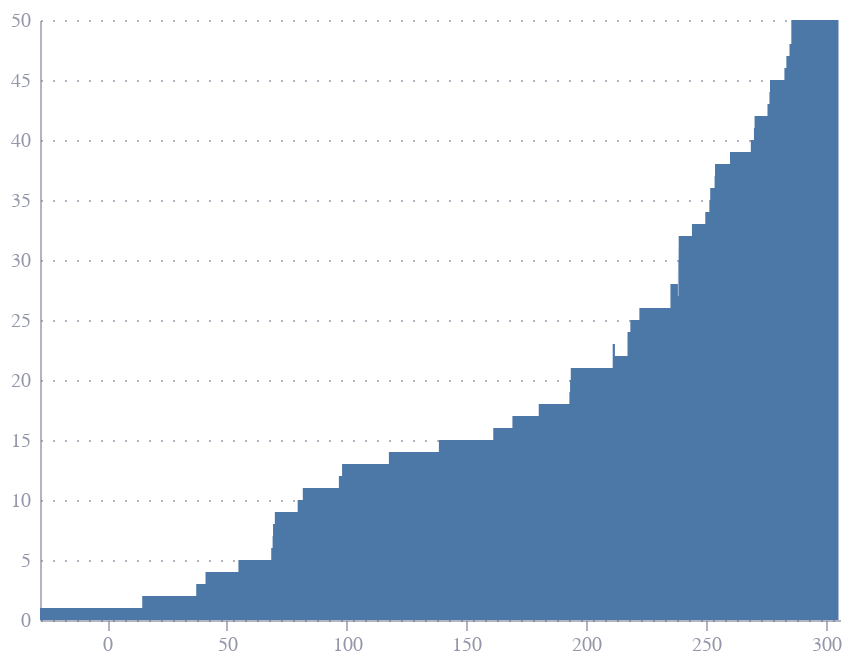

The cell this chart's notebook holds for it:
### Code cell
area

### Figure 1 — Vega-Lite specification as saved in the notebook (floating-point values rounded to 4 significant figures)
{"config": {"font": "Circular Std", "mark": {"line": {"interpolate": "monotone"}}, "view": {"stroke": "transparent", "width": 400, "height": 300}, "range": {"category": ["#36B7B4", "#E6224B", "#F4C245", "#0063AF", "#00A767", "#179FDB", "#EB5C2E"], "diverging": ["#E6224B", "#E54753", "#C9C9C9", "#179FDB", "#122B39"], "heatmap": ["#C9C9C9", "#179FDB", "#0063AF", "#122B39"], "ordinal": ["#00A767", "#36B7B4", "#179FDB", "#0063AF", "#243B5A"]}, "axisX": {"domainColor": "#676A86", "domainOpacity": 0.5, "grid": false, "labelAngle": 0, "labelColor": "#676A86", "labelOpacity": 0.7, "orient": "bottom", "tickColor": "#676A86", "tickCount": 10, "tickOpacity": 0.5, "title": false, "titleAlign": "center", "titleAnchor": "middle", "titleColor": "#676A86", "titleFontSize": 12, "titleOpacity": 0.8, "titleY": -15}, "axisY": {"domainColor": "#676A86", "domainOpacity": 0.5, "gridColor": "#676A86", "gridDash": [1, 5], "gridOpacity": 0.5, "labelColor": "#676A86", "labelOpacity": 0.7, "labelPadding": 5, "tickColor": "#676A86", "tickCount": 8, "tickOpacity": 0.5, "ticks": false, "titleAlign": "left", "titleAngle": 0, "titleBaseline": "bottom", "titleColor": "#676A86", "titleFontSize": 12, "titleOpacity": 0.8, "titleX": 0, "titleY": -7}}, "data": {"name": "data-22f5b3e6881c551aa22d53f8cc88d98d"}, "mark": {"type": "area", "interpolate": "step-before"}, "encoding": {"x": {"field": "end", "scale": {"domain": [-28, 306]}, "title": "Year", "type": "quantitative"}, "y": {"field": "index", "title": "", "type": "quantitative"}}, "$schema": "https://vega.github.io/schema/vega-lite/v5.20.1.json", "datasets": {"data-22f5b3e6881c551aa22d53f8cc88d98d": [{"start": -28.0, "end": -28.0, "index": 0, "name": "", "name.full": null, "birth": null, "death": null, "birth.cty": null, "birth.prv": null, "rise": null, "cause": null, "killer": null, "dynasty": null, "era": null, "notes": null, "verif.who": null}, {"start": -26.04, "end": 14.69, "index": 1, "name": "Augustus", "name.full": "IMPERATOR CAESAR DIVI FILIVS AVGVSTVS", "birth": "0062-09-23", "death": "0014-08-19", "birth.cty": "Rome", "birth.prv": "Italia", "rise": "Birthright", "cause": "Assassination", "killer": "Wife", "dynasty": "Julio-Claudian", "era": "Principate", "notes": "birth, reign.start are BCE. Assign negative for correct ISO 8601 dates. Cause may have been Natural", "verif.who": "Reddit user zonination"}, {"start": 14.71, "end": 37.23, "index": 2, "name": "Tiberius", "name.full": "TIBERIVS CAESAR DIVI AVGVSTI FILIVS AVGVSTVS", "birth": "0041-11-16", "death": "0037-03-16", "birth.cty": "Rome", "birth.prv": "Italia", "rise": "Birthright", "cause": "Assassination", "killer": "Other Emperor", "dynasty": "Julio-Claudian", "era": "Principate", "notes": "birth is BCE. Assign negative for correct ISO 8601 dates. Possibly assassinated by praetorian guard", "verif.who": "Reddit user zonination"}, {"start": 37.21, "end": 41.1, "index": 3, "name": "Caligula", "name.full": "GAIVS IVLIVS CAESAR AVGVSTVS GERMANICVS", "birth": "0012-08-31", "death": "0041-01-24", "birth.cty": "Antitum", "birth.prv": "Italia", "rise": "Birthright", "cause": "Assassination", "killer": "Senate", "dynasty": "Julio-Claudian", "era": "Principate", "notes": "assassination may have only involved the Praetorian Guard", "verif.who": "Reddit user zonination"}, {"start": 41.07, "end": 54.84, "index": 4, "name": "Claudius", "name.full": "TIBERIVS CLAVDIVS CAESAR AVGVSTVS GERMANICVS", "birth": "0009-08-01", "death": "0054-10-13", "birth.cty": "Lugdunum", "birth.prv": "Gallia Lugdunensis", "rise": "Birthright", "cause": "Assassination", "killer": "Wife", "dynasty": "Julio-Claudian", "era": "Principate", "notes": "birth is BCE. Assign negative for correct ISO 8601 dates.", "verif.who": "Reddit user zonination"}, {"start": 54.78, "end": 68.53, "index": 5, "name": "Nero", "name.full": "NERO CLAVDIVS CAESAR AVGVSTVS GERMANICVS", "birth": "0037-12-15", "death": "0068-06-09", "birth.cty": "Antitum", "birth.prv": "Italia", "rise": "Birthright", "cause": "Suicide", "killer": "Senate", "dynasty": "Julio-Claudian", "era": "Principate", "notes": null, "verif.who": "Reddit user zonination"}, {"start": 68.44, "end": 69.12, "index": 6, "name": "Galba", "name.full": "SERVIVS SVLPICIVS GALBA CAESAR AVGVSTVS", "birth": "0002-12-24", "death": "0069-01-15", "birth.cty": "Terracina", "birth.prv": "Italia", "rise": "Seized Power", "cause": "Assassination", "killer": "Other Emperor", "dynasty": "Flavian", "era": "Principate", "notes": "birth is BCE. Assign negative for correct ISO 8601 dates.", "verif.who": "Reddit user zonination"}, {"start": 69.04, "end": 69.29, "index": 7, "name": "Otho", "name.full": "MARCVS SALVIVS OTHO CAESAR AVGVSTVS", "birth": "0032-04-28", "death": "0069-04-16", "birth.cty": "Terentinum", "birth.prv": "Italia", "rise": "Appointment by Praetorian Guard", "cause": "Suicide", "killer": "Other Emperor", "dynasty": "Flavian", "era": "Principate", "notes": null, "verif.who": null}, {"start": 69.29, "end": 70.04, "index": 8, "name": "Vitellius", "name.full": "AVLVS VITELLIVS GERMANICVS AVGVSTVS", "birth": "0015-09-24", "death": "0069-12-20", "birth.cty": "Rome", "birth.prv": "Italia", "rise": "Seized Power", "cause": "Assassination", "killer": "Other Emperor", "dynasty": "Flavian", "era": "Principate", "notes": null, "verif.who": null}, {"start": 69.97, "end": 79.57, "index": 9, "name": "Vespasian", "name.full": "TITVS FLAVIVS CAESAR VESPASIANVS AVGVSTVS", "birth": "0009-11-17", "death": "0079-06-24", "birth.cty": "Falacrine", "birth.prv": "Italia", "rise": "Seized Power", "cause": "Natural Causes", "killer": "Disease", "dynasty": "Flavian", "era": "Principate", "notes": null, "verif.who": null}, {"start": 79.48, "end": 81.72, "index": 10, "name": "Titus", "name.full": "TITVS FLAVIVS CAESAR VESPASIANVS AVGVSTVS", "birth": "0039-12-30", "death": "0081-09-13", "birth.cty": "Rome", "birth.prv": "Italia", "rise": "Birthright", "cause": "Natural Causes", "killer": "Disease", "dynasty": "Flavian", "era": "Principate", "notes": null, "verif.who": null}, {"start": 81.7, "end": 96.78, "index": 11, "name": "Domitian", "name.full": "TITVS FLAVIVS CAESAR DOMITIANVS AVGVSTVS", "birth": "0051-10-24", "death": "0096-09-18", "birth.cty": "Rome", "birth.prv": "Italia", "rise": "Birthright", "cause": "Assassination", "killer": "Court Officials", "dynasty": "Flavian", "era": "Principate", "notes": null, "verif.who": null}, {"start": 96.71, "end": 98.11, "index": 12, "name": "Nerva", "name.full": "MARCVS COCCEIVS NERVA CAESAR AVGVSTVS", "birth": "0030-11-08", "death": "0098-01-27", "birth.cty": "Narni", "birth.prv": "Italia", "rise": "Appointment by Senate", "cause": "Natural Causes", "killer": "Disease", "dynasty": "Nerva-Antonine", "era": "Principate", "notes": null, "verif.who": null}, {"start": 98.07, "end": 117.7, "index": 13, "name": "Trajan", "name.full": "CAESAR MARCVS VLPIVS NERVA TRAIANVS AVGVSTVS", "birth": "0053-09-18", "death": "0117-08-07", "birth.cty": "Italica", "birth.prv": "Hispania Baetica", "rise": "Birthright", "cause": "Natural Causes", "killer": "Disease", "dynasty": "Nerva-Antonine", "era": "Principate", "notes": null, "verif.who": null}, {"start": 117.6, "end": 138.5, "index": 14, "name": "Hadrian", "name.full": "CAESAR PVBLIVS AELIVS TRAIANVS HADRIANVS AVGVSTVS", "birth": "0076-01-24", "death": "0138-07-10", "birth.cty": "Italica", "birth.prv": "Hispania Baetica", "rise": "Birthright", "cause": "Natural Causes", "killer": "Heart Failure", "dynasty": "Nerva-Antonine", "era": "Principate", "notes": null, "verif.who": null}, {"start": 138.5, "end": 161.2, "index": 15, "name": "Antonius Pius", "name.full": "CAESAR TITVS AELIVS HADRIANVS ANTONINVS AVGVSTVS PIVS", "birth": "0086-09-19", "death": "0161-03-07", "birth.cty": "Lanuvium", "birth.prv": "Italia", "rise": "Birthright", "cause": "Natural Causes", "killer": "Disease", "dynasty": "Nerva-Antonine", "era": "Principate", "notes": null, "verif.who": null}, {"start": 161.2, "end": 169.2, "index": 16, "name": "Lucius Verus", "name.full": "CAESAR LVCIVS AVRELIVS VERVS AVGVSTVS", "birth": "0130-12-15", "death": "0169-03-15", "birth.cty": "Rome", "birth.prv": "Italia", "rise": "Birthright", "cause": "Natural Causes", "killer": "Disease", "dynasty": "Nerva-Antonine", "era": "Principate", "notes": "death, reign.end are estimates", "verif.who": null}, {"start": 161.2, "end": 180.2, "index": 17, "name": "Marcus Aurelius", "name.full": "CAESAR MARCVS AVRELIVS ANTONINVS AVGVSTVS", "birth": "0121-04-26", "death": "0180-03-17", "birth.cty": "Rome", "birth.prv": "Italia", "rise": "Birthright", "cause": "Natural Causes", "killer": "Disease", "dynasty": "Nerva-Antonine", "era": "Principate", "notes": null, "verif.who": null}, {"start": 177.0, "end": 193.0, "index": 18, "name": "Commodus", "name.full": "CAESAR MARCVS AVRELIVS COMMODVS ANTONINVS AVGVSTVS", "birth": "0161-08-31", "death": "0192-12-31", "birth.cty": "Lanuvium", "birth.prv": "Italia", "rise": "Birthright", "cause": "Assassination", "killer": "Praetorian Guard", "dynasty": "Nerva-Antonine", "era": "Principate", "notes": "reign.start is only valid for year", "verif.who": null}, {"start": 193.0, "end": 193.3, "index": 19, "name": "Pertinax", "name.full": "CAESAR PVBLIVS HELVIVS PERTINAX AVGVSTVS", "birth": "0126-08-01", "death": "0193-03-28", "birth.cty": "Alba", "birth.prv": "Italia", "rise": "Appointment by Praetorian Guard", "cause": "Assassination", "killer": "Praetorian Guard", "dynasty": "Severan", "era": "Principate", "notes": null, "verif.who": null}, {"start": 193.2, "end": 193.6, "index": 20, "name": "Didius Julianus", "name.full": "CAESAR MARCVS DIDIVS SEVERVS IVLIANVS AVGVSTVS", "birth": "0133-01-30", "death": "0193-07-01", "birth.cty": "Milan", "birth.prv": "Italia", "rise": "Purchase", "cause": "Execution", "killer": "Senate", "dynasty": "Severan", "era": "Principate", "notes": "birth could also be 0137-02-02", "verif.who": null}, {"start": 193.3, "end": 211.1, "index": 21, "name": "Septimus Severus", "name.full": "CAESAR LVCIVS SEPTIMIVS SEVERVS PERTINAX AVGVSTVS", "birth": "0145-04-11", "death": "0211-02-04", "birth.cty": "Leptis Magna", "birth.prv": "Libya", "rise": "Seized Power", "cause": "Natural Causes", "killer": "Disease", "dynasty": "Severan", "era": "Principate", "notes": null, "verif.who": null}, {"start": 198.0, "end": 217.3, "index": 22, "name": "Caracalla", "name.full": "CAESAR MARCVS AVRELIVS SEVERVS ANTONINVS PIVS AVGVSTVS", "birth": "0188-04-04", "death": "0217-04-08", "birth.cty": "Lugdunum", "birth.prv": "Gallia Lugdunensis", "rise": "Birthright", "cause": "Assassination", "killer": "Other Emperor", "dynasty": "Severan", "era": "Principate", "notes": "reign.start is only valid for year", "verif.who": null}, {"start": 209.0, "end": 212.0, "index": 23, "name": "Geta", "name.full": "CAESAR PVBLIVS SEPTIMIVS GETA AVGVSTUS", "birth": "0189-03-07", "death": "0211-12-19", "birth.cty": "Rome", "birth.prv": "Italia", "rise": "Birthright", "cause": "Assassination", "killer": "Other Emperor", "dynasty": "Severan", "era": "Principate", "notes": "reign.start is only valid for year", "verif.who": null}, {"start": 217.3, "end": 218.5, "index": 24, "name": "Macrinus", "name.full": "MARCVS OPELLIVS SEVERVS MACRINVS AVGVSTVS PIVS FELIX", "birth": "0165-01-01", "death": "0218-06-08", "birth.cty": "Iol Caesarea", "birth.prv": "Mauretania", "rise": "Seized Power", "cause": "Execution", "killer": "Other Emperor", "dynasty": "Severan", "era": "Principate", "notes": "birth is only valid for year", "verif.who": null}, {"start": 218.4, "end": 222.2, "index": 25, "name": "Elagabalus", "name.full": "MARCVS AVRELIVS ANTONINVS AVGVSTVS", "birth": "0203-01-01", "death": "0222-03-11", "birth.cty": "Emesa", "birth.prv": "Syria", "rise": "Birthright", "cause": "Assassination", "killer": "Praetorian Guard", "dynasty": "Severan", "era": "Principate", "notes": "birth is only estimate", "verif.who": null}, {"start": 222.2, "end": 235.2, "index": 26, "name": "Severus Alexander", "name.full": "CAESAR MARCVS AVRELIVS SEVERVS ALEXANDER AVGVSTVS", "birth": "0208-10-01", "death": "0235-03-18", "birth.cty": "Arca Caesarea", "birth.prv": "Syria", "rise": "Birthright", "cause": "Assassination", "killer": "Own Army", "dynasty": "Severan", "era": "Principate", "notes": null, "verif.who": null}, {"start": 235.2, "end": 238.5, "index": 27, "name": "Maximinus I", "name.full": "CAESAR GAIVS IVLIVS VERVS MAXIMINVS AVGVSTVS", "birth": "0173-01-01", "death": "0238-06-15", "birth.cty": null, "birth.prv": "Thrace", "rise": "Appointment by Praetorian Guard", "cause": "Assassination", "killer": "Praetorian Guard", "dynasty": "Gordian", "era": "Principate", "notes": "birth is only estimate. Death, reign.end are estimates. birth.prv is estimate", "verif.who": null}, {"start": 238.2, "end": 238.3, "index": 28, "name": "Gordian I", "name.full": "CAESAR MARCVS ANTONIVS GORDIANVS SEMPRONIANVS AFRICANVS AVGVSTVS", "birth": "0159-01-01", "death": "0238-04-12", "birth.cty": null, "birth.prv": "Phrygia", "rise": "Appointment by Senate", "cause": "Suicide", "killer": "Other Emperor", "dynasty": "Gordian", "era": "Principate", "notes": "birth is only estimate.", "verif.who": null}, {"start": 238.2, "end": 238.3, "index": 29, "name": "Gordian II", "name.full": "CAESAR MARCVS ANTONIVS GORDIANVS SEMPRONIANVS ROMANVS AFRICANVS AVGVSTVS", "birth": "0192-01-01", "death": "0238-04-12", "birth.cty": null, "birth.prv": "Unknown", "rise": "Appointment by Senate", "cause": "Execution", "killer": "Other Emperor", "dynasty": "Gordian", "era": "Principate", "notes": "birth is only estimate.", "verif.who": null}, {"start": 238.3, "end": 238.6, "index": 30, "name": "Pupienus", "name.full": "CAESAR MARCVS CLODIVS PVPIENVS MAXIMVS AVGVSTVS", "birth": "0178-01-01", "death": "0238-07-29", "birth.cty": null, "birth.prv": "Unknown", "rise": "Appointment by Senate", "cause": "Assassination", "killer": "Praetorian Guard", "dynasty": "Gordian", "era": "Principate", "notes": "birth is only estimate.", "verif.who": null}, {"start": 238.3, "end": 238.7, "index": 31, "name": "Balbinus", "name.full": "CAESAR DECIMVS CAELIVS CALVINVS BALBINVS PIVS AVGVSTVS", "birth": "0178-01-01", "death": "0238-07-29", "birth.cty": null, "birth.prv": "Unknown", "rise": "Appointment by Senate", "cause": "Assassination", "killer": "Praetorian Guard", "dynasty": "Gordian", "era": "Principate", "notes": "birth is only estimate.", "verif.who": null}, {"start": 238.3, "end": 244.2, "index": 32, "name": "Gordian III", "name.full": "CAESAR MARCVS ANTONIVS GORDIANVS AVGVSTVS", "birth": "0225-01-20", "death": "0244-02-11", "birth.cty": "Rome", "birth.prv": "Italia", "rise": "Appointment by Senate", "cause": "Died in Battle", "killer": "Opposing Army", "dynasty": "Gordian", "era": "Principate", "notes": null, "verif.who": null}, {"start": 244.1, "end": 249.8, "index": 33, "name": "Philip I", "name.full": "CAESAR MARCVS IVLIVS PHILIPPVS AVGVSTVS", "birth": "0204-01-01", "death": "0249-10-01", "birth.cty": "Shahba", "birth.prv": "Syria", "rise": "Seized Power", "cause": "Execution", "killer": "Other Emperor", "dynasty": "Gordian", "era": "Principate", "notes": "reign.end is only estimate", "verif.who": null}, {"start": 249.8, "end": 251.5, "index": 34, "name": "Trajan Decius", "name.full": "CAESAR GAIVS MESSIVS QVINTVS TRAIANVS DECIVS AVGVSTVS", "birth": "0201-01-01", "death": "0251-06-15", "birth.cty": "Budalia", "birth.prv": "Pannonia Inferior", "rise": "Appointment by Army", "cause": "Died in Battle", "killer": "Opposing Army", "dynasty": "Gordian", "era": "Principate", "notes": "birth is only estimate. Reign.end is only estimate. Regin.start is only estimate. Death is only estimate", "verif.who": null}, {"start": 251.5, "end": 251.8, "index": 35, "name": "Hostilian", "name.full": "CAESAR CAIVS VALENS HOSTILIANVS MESSIVS QVINTVS AVGVSTVS", "birth": "0230-01-01", "death": "0251-10-01", "birth.cty": "Sirmium", "birth.prv": "Pannonia", "rise": "Birthright", "cause": "Natural Causes", "killer": "Disease", "dynasty": "Gordian", "era": "Principate", "notes": "birth is only estimate. Reign.end is only estimate. Regin.start is only estimate. Death is only estimate", "verif.who": null}, {"start": 251.5, "end": 253.6, "index": 36, "name": "Trebonianus Gallus", "name.full": "CAESAR GAIVS VIBIVS TREBONIANVS GALLVS AVGVSTVS", "birth": "0206-01-01", "death": "0253-08-15", "birth.cty": null, "birth.prv": "Italia", "rise": "Appointment by Army", "cause": "Assassination", "killer": "Other Emperor", "dynasty": "Gordian", "era": "Principate", "notes": "birth, death, reign.end, reign.start are estimates.", "verif.who": null}, {"start": 253.6, "end": 253.8, "index": 37, "name": "Aemilian", "name.full": "CAESAR MARCVS AEMILIVS AEMILIANVS AVGVSTVS", "birth": "0207-01-01", "death": "0253-10-15", "birth.cty": null, "birth.prv": "Africa", "rise": "Appointment by Army", "cause": "Assassination", "killer": "Other Emperor", "dynasty": "Gordian", "era": "Principate", "notes": "birth, death, reign.end, reign.start are estimates.", "verif.who": null}, {"start": 253.8, "end": 260.1, "index": 38, "name": "Valerian", "name.full": "CAESAR PVBLIVS LICINIVS VALERIANVS AVGVSTVS", "birth": "0195-01-01", "death": "0264-01-01", "birth.cty": null, "birth.prv": "Unknown", "rise": "Appointment by Army", "cause": "Captivity", "killer": "Opposing Army", "dynasty": "Gordian", "era": "Principate", "notes": "birth, death, reign.end, reign.start are estimates.", "verif.who": null}, {"start": 253.8, "end": 268.8, "index": 39, "name": "Gallienus", "name.full": "CAESAR PVBLIVS LICINIVS EGNATIVS GALLIENVS AVGVSTVS", "birth": "0218-01-01", "death": "0268-09-15", "birth.cty": null, "birth.prv": "Unknown", "rise": "Birthright", "cause": "Assassination", "killer": "Own Army", "dynasty": "Gordian", "era": "Principate", "notes": "birth, death, reign.end, reign.start are estimates.", "verif.who": null}, {"start": 268.7, "end": 270.1, "index": 40, "name": "Claudius Gothicus", "name.full": "CAESAR MARCVS AVRELIVS CLAVDIVS AVGVSTVS", "birth": "0213-05-10", "death": "0270-01-15", "birth.cty": "Sirmium", "birth.prv": "Pannonia", "rise": "Seized Power", "cause": "Natural Causes", "killer": "Disease", "dynasty": "Gordian", "era": "Principate", "notes": "birth, death, reign.end, reign.start are estimates.", "verif.who": null}, {"start": 270.0, "end": 270.3, "index": 41, "name": "Quintillus", "name.full": "CAESAR MARCVS AVRELIVS CLAVDIVS QVINTILLVS AVGVSTVS", "birth": "0212-01-01", "death": "0270-04-15", "birth.cty": "Sirmium", "birth.prv": "Pannonia", "rise": "Birthright", "cause": "Unknown", "killer": "Unknown", "dynasty": "Gordian", "era": "Principate", "notes": "birth, death, reign.end, reign.start are estimates.", "verif.who": null}, {"start": 270.7, "end": 275.7, "index": 42, "name": "Aurelian", "name.full": "CAESAR LVCIVS DOMITIVS AVRELIANVS AVGVSTVS", "birth": "0214-09-09", "death": "0275-09-15", "birth.cty": "Sirmium", "birth.prv": "Pannonia", "rise": "Appointment by Army", "cause": "Assassination", "killer": "Praetorian Guard", "dynasty": "Gordian", "era": "Principate", "notes": null, "verif.who": null}, {"start": 275.7, "end": 276.5, "index": 43, "name": "Tacitus", "name.full": "CAESAR MARCVS CLAVDIVSÂ TACITVS AVGVSTVS", "birth": "0200-01-01", "death": "0276-06-15", "birth.cty": "Interamna Nahars", "birth.prv": "Italia", "rise": "Appointment by Senate", "cause": "Natural Causes", "killer": "Disease", "dynasty": "Gordian", "era": "Principate", "notes": "birth, death, reign.end are estimates.", "verif.who": null}, {"start": 276.5, "end": 276.8, "index": 44, "name": "Florian", "name.full": "CAESAR MARCVS ANNIVS FLORIANVS AVGVSTVS", "birth": null, "death": "0276-09-15", "birth.cty": null, "birth.prv": "Unknown", "rise": "Birthright", "cause": "Assassination", "killer": "Own Army", "dynasty": "Gordian", "era": "Principate", "notes": "death, reign.end, reign.start are estimates. Birth unknown", "verif.who": null}, {"start": 276.7, "end": 282.8, "index": 45, "name": "Probus", "name.full": "CAESAR MARCVS AVRELIVS PROBVS AVGVSTVS", "birth": "0232-08-19", "death": "0282-10-01", "birth.cty": "Sirmium", "birth.prv": "Pannonia", "rise": "Appointment by Army", "cause": "Assassination", "killer": "Own Army", "dynasty": "Gordian", "era": "Principate", "notes": "birth, death, reign.end, reign.start are estimates.", "verif.who": null}, {"start": 282.8, "end": 283.6, "index": 46, "name": "Carus", "name.full": "CAESAR MARCVS AVRELIVS CARVS AVGVSTVS", "birth": "0230-01-01", "death": "0283-08-01", "birth.cty": "Narbo", "birth.prv": "Gallia Narbonensis", "rise": "Seized Power", "cause": "Natural Causes", "killer": "Lightning", "dynasty": "Gordian", "era": "Principate", "notes": "birth, death, reign.end, reign.start are estimates.", "verif.who": null}, {"start": 283.6, "end": 284.9, "index": 47, "name": "Numerian", "name.full": "CAESAR MARCVS AVRELIVS NVMERIVS NVMERIANVS AVGVSTVS", "birth": null, "death": "0284-11-20", "birth.cty": null, "birth.prv": "Unknown", "rise": "Birthright", "cause": "Unknown", "killer": "Unknown", "dynasty": "Gordian", "era": "Principate", "notes": "death, reign.end, reign.start are estimates. Birth unknown", "verif.who": null}, {"start": 283.6, "end": 285.7, "index": 48, "name": "Carinus", "name.full": "CAESAR MARCVS AVRELIVS CARINVS AVGVSTVS", "birth": null, "death": "0285-08-01", "birth.cty": null, "birth.prv": "Unknown", "rise": "Birthright", "cause": "Died in Battle", "killer": "Opposing Army", "dynasty": "Gordian", "era": "Principate", "notes": "death, reign.end, reign.start are estimates. Birth unknown", "verif.who": null}, {"start": 284.9, "end": 305.4, "index": 49, "name": "Diocletian", "name.full": "CAESAR GAIVS AVRELIVS VALERIVS DIOCLETIANVS AVGVSTVS", "birth": "0244-12-22", "death": "0311-12-03", "birth.cty": "Salona", "birth.prv": "Dalmatian", "rise": "Seized Power", "cause": "Natural Causes", "killer": "Disease", "dynasty": "Constantinian", "era": "Dominate", "notes": null, "verif.who": null}, {"start": 286.2, "end": 305.4, "index": 50, "name": "Maximian", "name.full": "CAESAR MARCVS AVRELIVS VALERIVS MAXIMIANVS AVGVSTVS", "birth": "0250-01-01", "death": "0310-07-15", "birth.cty": "Sirmium", "birth.prv": "Pannonia", "rise": "Appointment by Emperor", "cause": "Suicide", "killer": "Other Emperor", "dynasty": "Constantinian", "era": "Dominate", "notes": "birth, death are estimates", "verif.who": null}]}}
